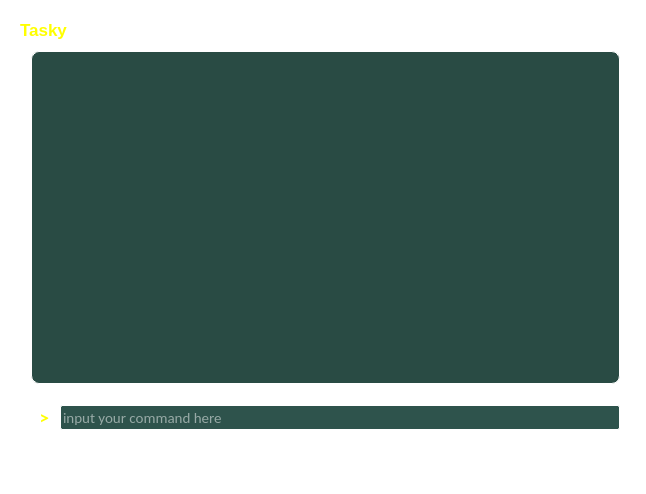
<?xml version="1.0" encoding="UTF-8"?>
<ui version="4.0">
 <class>TaskyDesignClass</class>
 <widget class="QMainWindow" name="TaskyDesignClass">
  <property name="geometry">
   <rect>
    <x>0</x>
    <y>0</y>
    <width>646</width>
    <height>494</height>
   </rect>
  </property>
  <property name="sizePolicy">
   <sizepolicy hsizetype="Fixed" vsizetype="Fixed">
    <horstretch>0</horstretch>
    <verstretch>0</verstretch>
   </sizepolicy>
  </property>
  <property name="minimumSize">
   <size>
    <width>580</width>
    <height>430</height>
   </size>
  </property>
  <property name="maximumSize">
   <size>
    <width>900</width>
    <height>700</height>
   </size>
  </property>
  <property name="windowTitle">
   <string>Tasky</string>
  </property>
  <property name="windowIcon">
   <iconset resource="taskydesign.qrc">
    <normaloff>:/new/prefix1/logo.ico</normaloff>:/new/prefix1/logo.ico</iconset>
  </property>
  <property name="styleSheet">
   <string notr="true">QMainWindow#TaskyDesignClass{
background-color: transparent; 
padding: 0px 0px 5px 0px;
}</string>
  </property>
  <widget class="QWidget" name="MainPart">
   <property name="sizePolicy">
    <sizepolicy hsizetype="Fixed" vsizetype="Fixed">
     <horstretch>0</horstretch>
     <verstretch>0</verstretch>
    </sizepolicy>
   </property>
   <property name="minimumSize">
    <size>
     <width>580</width>
     <height>375</height>
    </size>
   </property>
   <property name="maximumSize">
    <size>
     <width>650</width>
     <height>495</height>
    </size>
   </property>
   <property name="styleSheet">
    <string notr="true">QWidget#MainPart{
	background-image: url(:/new/prefix1/Resources/background_main.png);
    backgrund-position: bottom left;
}</string>
   </property>
   <widget class="QWidget" name="layoutWidget">
    <property name="geometry">
     <rect>
      <x>20</x>
      <y>40</y>
      <width>611</width>
      <height>401</height>
     </rect>
    </property>
    <layout class="QVBoxLayout" name="VerticalLayout">
     <item>
      <widget class="QTextEdit" name="DisplayPanel">
       <property name="font">
        <font>
         <family>Segoe UI</family>
         <pointsize>10</pointsize>
        </font>
       </property>
       <property name="autoFillBackground">
        <bool>false</bool>
       </property>
       <property name="styleSheet">
        <string notr="true">QTextEdit#DisplayPanel{
	background-color: #294B44;
    border-radius: 8px;
    border: 1px solid white;
    color: #FFFFFF;
    padding: 10px 10px 0px 5px;
}
QTextEdit#DisplatPanel:hover{
    background-color: black;
}
QTextEdit#DisplayPanel QScrollBar:vertical{
    background-color: #233333;
    width: 5px;
}
QTextEdit#DisplayPanel QScrollBar::handle:vertical{
   height:200px;
   background-color: #2E334C;
}
QTextEdit#DisplayPanel QScrollBar:horizontal{
    background-color: #233333;
    width: 5px;
}
QTextEdit#DisplayPanel QScrollBar::handle:horizontal{
   background-color: #2E334C;
}
</string>
       </property>
       <property name="frameShape">
        <enum>QFrame::Box</enum>
       </property>
       <property name="frameShadow">
        <enum>QFrame::Sunken</enum>
       </property>
       <property name="verticalScrollBarPolicy">
        <enum>Qt::ScrollBarAsNeeded</enum>
       </property>
       <property name="horizontalScrollBarPolicy">
        <enum>Qt::ScrollBarAsNeeded</enum>
       </property>
       <property name="readOnly">
        <bool>true</bool>
       </property>
       <property name="html">
        <string>&lt;!DOCTYPE HTML PUBLIC &quot;-//W3C//DTD HTML 4.0//EN&quot; &quot;http://www.w3.org/TR/REC-html40/strict.dtd&quot;&gt;
&lt;html&gt;&lt;head&gt;&lt;meta name=&quot;qrichtext&quot; content=&quot;1&quot; /&gt;&lt;style type=&quot;text/css&quot;&gt;
p, li { white-space: pre-wrap; }
&lt;/style&gt;&lt;/head&gt;&lt;body style=&quot; font-family:'Segoe UI'; font-size:10pt; font-weight:400; font-style:normal;&quot;&gt;
&lt;p style=&quot;-qt-paragraph-type:empty; margin-top:0px; margin-bottom:0px; margin-left:0px; margin-right:0px; -qt-block-indent:0; text-indent:0px; font-size:8pt;&quot;&gt;&lt;br /&gt;&lt;/p&gt;&lt;/body&gt;&lt;/html&gt;</string>
       </property>
      </widget>
     </item>
     <item>
      <layout class="QHBoxLayout" name="HorizontalLayout">
       <property name="topMargin">
        <number>15</number>
       </property>
       <item>
        <widget class="QLabel" name="InputLabel">
         <property name="font">
          <font>
           <family>Calibri</family>
           <pointsize>14</pointsize>
           <weight>75</weight>
           <bold>true</bold>
          </font>
         </property>
         <property name="styleSheet">
          <string notr="true">color: #FFFF00;
border: 0px solid white;</string>
         </property>
         <property name="text">
          <string>  &gt; </string>
         </property>
        </widget>
       </item>
       <item>
        <widget class="QLineEdit" name="InputBox">
         <property name="sizePolicy">
          <sizepolicy hsizetype="Expanding" vsizetype="Preferred">
           <horstretch>0</horstretch>
           <verstretch>0</verstretch>
          </sizepolicy>
         </property>
         <property name="minimumSize">
          <size>
           <width>400</width>
           <height>25</height>
          </size>
         </property>
         <property name="maximumSize">
          <size>
           <width>16777215</width>
           <height>30</height>
          </size>
         </property>
         <property name="font">
          <font>
           <family>Calibri</family>
           <pointsize>11</pointsize>
          </font>
         </property>
         <property name="styleSheet">
          <string notr="true">QLineEdit#InputBox{
color: #FFFFFF;
border: 1px solid #FFFFFF;
border-radius: 2px;
background-color: #2E534C;
}</string>
         </property>
         <property name="placeholderText">
          <string>input your command here</string>
         </property>
         <property name="cursorMoveStyle">
          <enum>Qt::VisualMoveStyle</enum>
         </property>
        </widget>
       </item>
      </layout>
     </item>
    </layout>
   </widget>
   <widget class="QToolButton" name="CloseButton">
    <property name="geometry">
     <rect>
      <x>600</x>
      <y>10</y>
      <width>31</width>
      <height>31</height>
     </rect>
    </property>
    <property name="focusPolicy">
     <enum>Qt::NoFocus</enum>
    </property>
    <property name="styleSheet">
     <string notr="true">QToolButton#CloseButton{	
    border-style:flat;
	background-image: url(:/new/prefix1/Resources/button_close.png);
}
QToolButton#CloseButton:hover{
    border-style:flat;
	background-image: url(:/new/prefix1/Resources/button_close.png);
}
</string>
    </property>
    <property name="text">
     <string/>
    </property>
    <property name="icon">
     <iconset resource="taskydesign.qrc">
      <normaloff>:/new/prefix1/Resources/button_close50.png</normaloff>:/new/prefix1/Resources/button_close50.png</iconset>
    </property>
    <property name="iconSize">
     <size>
      <width>25</width>
      <height>25</height>
     </size>
    </property>
    <property name="toolButtonStyle">
     <enum>Qt::ToolButtonFollowStyle</enum>
    </property>
   </widget>
   <widget class="QToolButton" name="MinimizeButton">
    <property name="geometry">
     <rect>
      <x>570</x>
      <y>10</y>
      <width>31</width>
      <height>31</height>
     </rect>
    </property>
    <property name="focusPolicy">
     <enum>Qt::NoFocus</enum>
    </property>
    <property name="styleSheet">
     <string notr="true">QToolButton#MinimizeButton{
    border-style: flat;
	background-image: url(:/new/prefix1/Resources/button_minimize50.png);
}
QToolButton#MinimizeButton:hover{
    border-style: flat;
	background-image: url(:/new/prefix1/Resources/button_minimize.png);
}</string>
    </property>
    <property name="text">
     <string/>
    </property>
    <property name="icon">
     <iconset resource="taskydesign.qrc">
      <normaloff>:/new/prefix1/Resources/button_minimize.png</normaloff>:/new/prefix1/Resources/button_minimize.png</iconset>
    </property>
    <property name="iconSize">
     <size>
      <width>25</width>
      <height>25</height>
     </size>
    </property>
   </widget>
   <widget class="QLabel" name="StatusBar">
    <property name="geometry">
     <rect>
      <x>20</x>
      <y>450</y>
      <width>611</width>
      <height>41</height>
     </rect>
    </property>
    <property name="sizePolicy">
     <sizepolicy hsizetype="Fixed" vsizetype="Fixed">
      <horstretch>0</horstretch>
      <verstretch>0</verstretch>
     </sizepolicy>
    </property>
    <property name="font">
     <font>
      <pointsize>11</pointsize>
      <weight>75</weight>
      <bold>true</bold>
     </font>
    </property>
    <property name="text">
     <string/>
    </property>
   </widget>
   <widget class="QLabel" name="Tasky">
    <property name="geometry">
     <rect>
      <x>20</x>
      <y>20</y>
      <width>51</width>
      <height>20</height>
     </rect>
    </property>
    <property name="font">
     <font>
      <pointsize>13</pointsize>
      <weight>75</weight>
      <bold>true</bold>
     </font>
    </property>
    <property name="styleSheet">
     <string notr="true">QLabel#Tasky{
    color: yellow;
}</string>
    </property>
    <property name="text">
     <string>Tasky</string>
    </property>
   </widget>
  </widget>
 </widget>
 <layoutdefault spacing="6" margin="11"/>
 <tabstops>
  <tabstop>InputBox</tabstop>
  <tabstop>DisplayPanel</tabstop>
 </tabstops>
 <resources>
  <include location="taskydesign.qrc"/>
 </resources>
 <connections/>
</ui>
